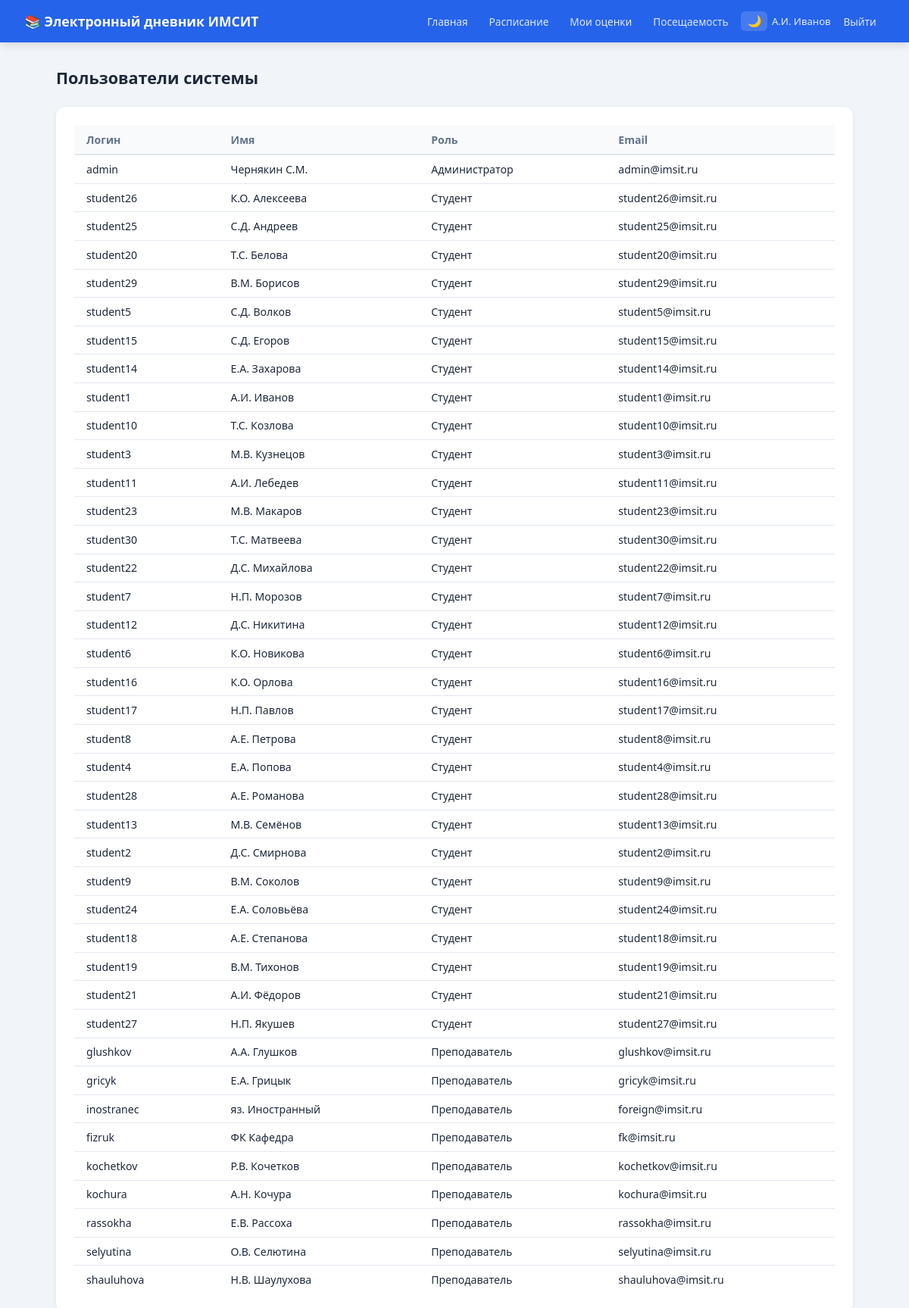
Screenshot of /users/ (signed in) with the database file from the repository.
### users/models.py (models this page shows, shortened)
class User(AbstractUser):
    ROLE_ADMIN   = 'admin'
    ROLE_TEACHER = 'teacher'
    ROLE_STUDENT = 'student'
    ROLE_PARENT  = 'parent'
    ROLES = [
        (ROLE_ADMIN,   'Администратор'),
        (ROLE_TEACHER, 'Преподаватель'),
        (ROLE_STUDENT, 'Студент'),
        (ROLE_PARENT,  'Родитель'),
    ]
    role = models.CharField(
        max_length=10,
        choices=ROLES,
        default=ROLE_STUDENT,
        verbose_name='Роль'
    )
    class Meta:
        verbose_name = 'Пользователь'
        verbose_name_plural = 'Пользователи'
    @property
    def is_teacher(self):  return self.role == self.ROLE_TEACHER
    @property
    def is_student(self):  return self.role == self.ROLE_STUDENT

### users/views.py (the view)
# urls.py: path('', views.user_list, name='list'),
@login_required
def user_list(request):
    users = User.objects.all().order_by('role', 'last_name')
    return render(request, 'users/list.html', {'users': users})

### templates/users/list.html (shortened to what this page needs)
{% extends "base.html" %}
{% block content %}
<div class="page-header"><h1>Пользователи системы</h1></div>
<div class="card">
  <table>
    <thead><tr><th>Логин</th><th>Имя</th><th>Роль</th><th>Email</th></tr></thead>
    <tbody>
    {% for u in users %}
    <tr>
      <td>{{ u.username }}</td>
      <td>{{ u.get_full_name|default:"—" }}</td>
      <td>{{ u.get_role_display }}</td>
      <td>{{ u.email|default:"—" }}</td>
    </tr>
    {% endfor %}
    </tbody>
  </table>
</div>
{% endblock %}

### templates/base.html (shortened to what this page needs)
<!DOCTYPE html>
<html lang="ru" data-theme="light">
<head>
  <link rel="stylesheet" href="/static/css/style.css">
</head>
<body>
<nav class="navbar">
  <a class="navbar-brand" href="/">📚 Электронный дневник ИМСИТ</a>
  <div class="navbar-nav">
    <a href="/">Главная</a>
    <a href="/schedule/">Расписание</a>
    {% if user.is_student %}
      <a href="/grades/">Мои оценки</a>
      <a href="/attendance/">Посещаемость</a>
    {% endif %}
    <button class="theme-toggle" onclick="toggleTheme()" title="Сменить тему">🌙</button>
    <span class="navbar-user">
      {{ user.get_full_name|default:user.username }}
    </span>
    <a href="/logout/">Выйти</a>
  </div>
</nav>
<div class="container animate-in">
  {% block content %}{% endblock %}
</div>
</body>
</html>

### static/css/style.css (style rules this page uses)
:root, [data-theme="light"] { --primary: #2563eb; --primary-dark: #1d4ed8; --success: #16a34a; --danger: #dc2626; --warning: #d97706; --bg: #f1f5f9; --card: #ffffff; --text: #1e293b; --muted: #64748b; --border: #e2e8f0; --navbar-bg: #2563eb; --table-header: #f8fafc; --table-hover: #f0f4ff; --input-bg: #ffffff; }
* { box-sizing: border-box; margin: 0; padding: 0; }
body { font-family: 'Segoe UI', Arial, sans-serif; background: var(--bg); color: var(--text); min-height: 100vh; transition: background .3s, color .3s; }
.animate-in { animation: fadeIn .5s ease both; }
.card, .stat-card { opacity: 0; transform: translateY(16px); transition: opacity .4s ease, transform .4s ease, box-shadow .2s; }
.card.visible, .stat-card.visible { opacity: 1; transform: translateY(0); }
.navbar { background: var(--navbar-bg); color: #fff; padding: 0 2rem; display: flex; align-items: center; justify-content: space-between; height: 56px; box-shadow: 0 2px 12px rgba(0,0,0,.15); position: sticky; top: 0; z-index: 100; }
.navbar-brand { font-size: 1.1rem; font-weight: 700; color: #fff; text-decoration: none; }
.navbar-nav { display: flex; gap: .35rem; align-items: center; flex-wrap: wrap; }
.navbar-nav a { color: rgba(255,255,255,.85); text-decoration: none; padding: .3rem .7rem; border-radius: 6px; font-size: .85rem; transition: background .15s, color .15s; }
.navbar-user { font-size: .82rem; opacity: .9; display: flex; align-items: center; gap: .35rem; }
.theme-toggle { background: rgba(255,255,255,.15); border: none; border-radius: 6px; padding: .28rem .5rem; font-size: .95rem; cursor: pointer; transition: background .15s; }
.container { max-width: 1100px; margin: 2rem auto; padding: 0 1.5rem; }
.card { background: var(--card); border-radius: 12px; box-shadow: 0 1px 6px rgba(0,0,0,.07); padding: 1.5rem; margin-bottom: 1.5rem; }
table { width: 100%; border-collapse: collapse; font-size: .88rem; }
th { background: var(--table-header); color: var(--muted); font-weight: 600; text-align: left; padding: .6rem 1rem; border-bottom: 2px solid var(--border); }
td { padding: .55rem 1rem; border-bottom: 1px solid var(--border); vertical-align: middle; }
tr:last-child td { border-bottom: none; }
tr { transition: background .15s; }
.page-header { display: flex; align-items: center; justify-content: space-between; margin-bottom: 1.5rem; }
.page-header h1 { font-size: 1.35rem; font-weight: 700; }

### rows the page displays
User: get_full_name "А.И. Иванов", username "student1", role "Студент", email "student1@imsit.ru"
User: username "admin", get_full_name "Чернякин С.М.", role "Администратор", email "admin@imsit.ru"
User: username "student26", get_full_name "К.О. Алексеева", role "Студент", email "student26@imsit.ru"
User: username "student25", get_full_name "С.Д. Андреев", role "Студент", email "student25@imsit.ru"
User: username "student20", get_full_name "Т.С. Белова", role "Студент", email "student20@imsit.ru"
User: username "student29", get_full_name "В.М. Борисов", role "Студент", email "student29@imsit.ru"
User: username "student5", get_full_name "С.Д. Волков", role "Студент", email "student5@imsit.ru"
User: username "student15", get_full_name "С.Д. Егоров", role "Студент", email "student15@imsit.ru"
User: username "student14", get_full_name "Е.А. Захарова", role "Студент", email "student14@imsit.ru"
User: username "student10", get_full_name "Т.С. Козлова", role "Студент", email "student10@imsit.ru"
User: username "student3", get_full_name "М.В. Кузнецов", role "Студент", email "student3@imsit.ru"
User: username "student11", get_full_name "А.И. Лебедев", role "Студент", email "student11@imsit.ru"
User: username "student23", get_full_name "М.В. Макаров", role "Студент", email "student23@imsit.ru"
User: username "student30", get_full_name "Т.С. Матвеева", role "Студент", email "student30@imsit.ru"
User: username "student22", get_full_name "Д.С. Михайлова", role "Студент", email "student22@imsit.ru"
User: username "student7", get_full_name "Н.П. Морозов", role "Студент", email "student7@imsit.ru"
User: username "student12", get_full_name "Д.С. Никитина", role "Студент", email "student12@imsit.ru"
User: username "student6", get_full_name "К.О. Новикова", role "Студент", email "student6@imsit.ru"
User: username "student16", get_full_name "К.О. Орлова", role "Студент", email "student16@imsit.ru"
User: username "student17", get_full_name "Н.П. Павлов", role "Студент", email "student17@imsit.ru"
User: username "student8", get_full_name "А.Е. Петрова", role "Студент", email "student8@imsit.ru"
User: username "student4", get_full_name "Е.А. Попова", role "Студент", email "student4@imsit.ru"
User: username "student28", get_full_name "А.Е. Романова", role "Студент", email "student28@imsit.ru"
User: username "student13", get_full_name "М.В. Семёнов", role "Студент", email "student13@imsit.ru"
User: username "student2", get_full_name "Д.С. Смирнова", role "Студент", email "student2@imsit.ru"
User: username "student9", get_full_name "В.М. Соколов", role "Студент", email "student9@imsit.ru"
User: username "student24", get_full_name "Е.А. Соловьёва", role "Студент", email "student24@imsit.ru"
User: username "student18", get_full_name "А.Е. Степанова", role "Студент", email "student18@imsit.ru"
User: username "student19", get_full_name "В.М. Тихонов", role "Студент", email "student19@imsit.ru"
User: username "student21", get_full_name "А.И. Фёдоров", role "Студент", email "student21@imsit.ru"
User: username "student27", get_full_name "Н.П. Якушев", role "Студент", email "student27@imsit.ru"
User: username "glushkov", get_full_name "А.А. Глушков", role "Преподаватель", email "glushkov@imsit.ru"
User: username "gricyk", get_full_name "Е.А. Грицык", role "Преподаватель", email "gricyk@imsit.ru"
User: username "inostranec", get_full_name "яз. Иностранный", role "Преподаватель", email "foreign@imsit.ru"
User: username "fizruk", get_full_name "ФК Кафедра", role "Преподаватель", email "fk@imsit.ru"
User: username "kochetkov", get_full_name "Р.В. Кочетков", role "Преподаватель", email "kochetkov@imsit.ru"
User: username "kochura", get_full_name "А.Н. Кочура", role "Преподаватель", email "kochura@imsit.ru"
User: username "rassokha", get_full_name "Е.В. Рассоха", role "Преподаватель", email "rassokha@imsit.ru"
User: username "selyutina", get_full_name "О.В. Селютина", role "Преподаватель", email "selyutina@imsit.ru"
User: username "shauluhova", get_full_name "Н.В. Шаулухова", role "Преподаватель", email "shauluhova@imsit.ru"
